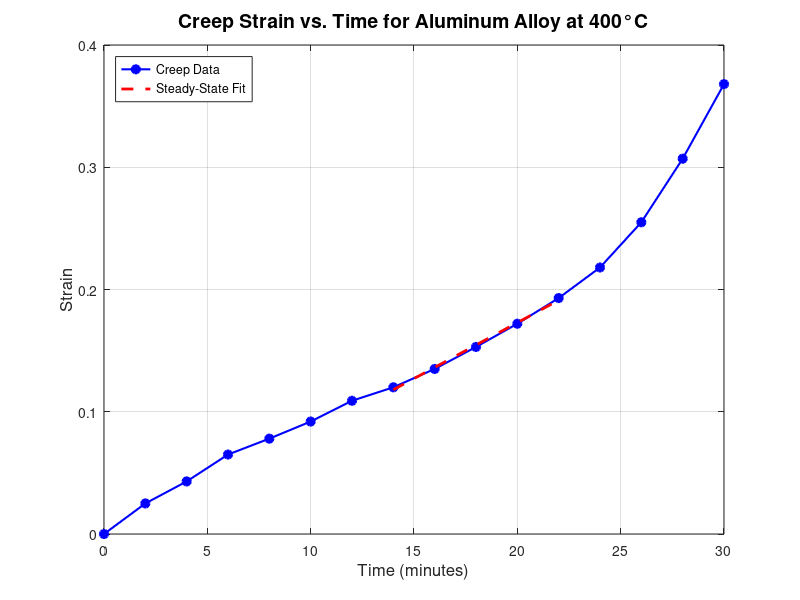
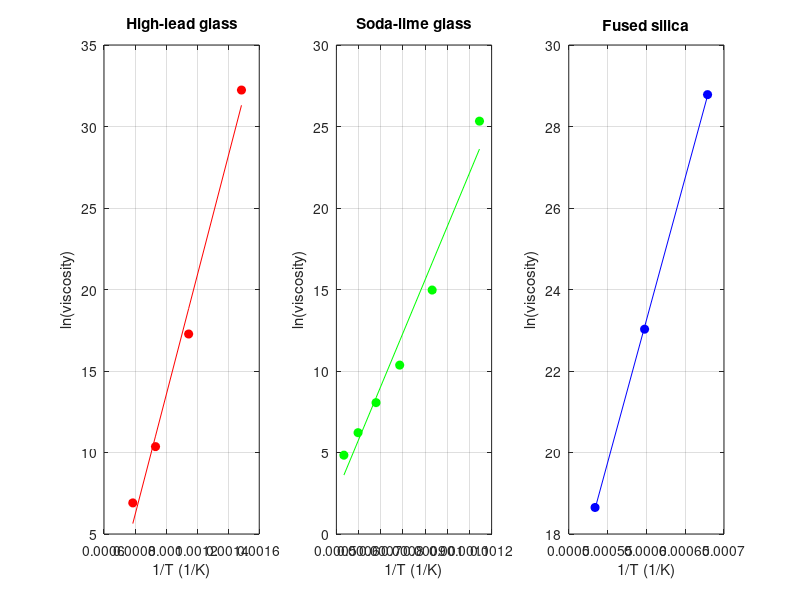

Write the MATLAB code that produced these figures, in order. (Note: this script raises an error after producing the figures.)
%Temporary Scripts
clc; clear all; close all;

%% Problem 3
% Given data
time = [0, 2, 4, 6, 8, 10, 12, 14, 16, 18, 20, 22, 24, 26, 28, 30]; % Time in minutes
strain = [0.000, 0.025, 0.043, 0.065, 0.078, 0.092, 0.109, 0.120, 0.135, 0.153, 0.172, 0.193, 0.218, 0.255, 0.307, 0.368]; % Strain

% Plot strain vs. time
figure;
plot(time, strain, 'bo-', 'LineWidth', 1.5, 'MarkerFaceColor', 'b');
xlabel('Time (minutes)', 'FontSize', 12);
ylabel('Strain', 'FontSize', 12);
title('Creep Strain vs. Time for Aluminum Alloy at 400°C', 'FontSize', 14);
grid on;

% Determine the steady-state creep rate (secondary region)
% Select points in the steady-state region (approximately linear portion)
steady_time = time(8:12); % Adjust indices if needed
steady_strain = strain(8:12);

% Linear regression
coeffs = polyfit(steady_time, steady_strain, 1);
steady_state_creep_rate = coeffs(1); % Slope of strain vs. time

% Display results
disp(['Steady-state creep rate: ', num2str(steady_state_creep_rate), ' per minute']);

% Add trendline to plot
hold on;
plot(steady_time, polyval(coeffs, steady_time), 'r--', 'LineWidth', 2);
legend('Creep Data', 'Steady-State Fit', 'Location', 'NorthWest');


%% Problem 5
% Given data
T_C = { [400, 600, 800, 1000], ...  % High-lead glass
        [600, 800, 1000, 1200, 1400, 1600], ... % Soda-lime glass
        [1200, 1400, 1600] }; % Fused silica

viscosity = { [1e14, 3.16227766e7, 3.16227766e4, 1000], ... % High-lead glass
              [1e11, 3.16227766e6, 3.16227766e4, 3162.27766, 501.1872336, 125.8925412], ... % Soda-lime glass
              [3.16228e12, 1e10, 1.258925412e8] }; % Fused silica
          
R = 8.314; % Gas constant in J/(mol*K)

figure;
colors = ['r', 'g', 'b'];
labels = {'High-lead glass', 'Soda-lime glass', 'Fused silica'};
Ea_values = zeros(1,3); % To store activation energies

for i = 1:3
    T_K = T_C{i} + 273.15; % Convert to Kelvin
    inv_T = 1 ./ T_K; % Compute 1/T
    ln_visc = log(viscosity{i}); % Natural log of viscosity
    
    % Perform linear regression
    coeffs = polyfit(inv_T, ln_visc, 1);
    slope = coeffs(1);
    
    % Compute activation energy Q
    Q = slope * R;
    Ea_values(i) = Q;
    
    % Plot results
    subplot(1,3,i);
    plot(inv_T, ln_visc, 'o', 'Color', colors(i), 'MarkerFaceColor', colors(i));
    hold on;
    plot(inv_T, polyval(coeffs, inv_T), 'Color', colors(i));
    xlabel('1/T (1/K)');
    ylabel('ln(viscosity)');
    title(labels{i});
    grid on;
end

disp('Activation energies (J/mol):');
disp(table(labels', Ea_values', 'VariableNames', {'Glass Type', 'Activation Energy (J/mol)'}));





















% 
% A = [1/2 1/2 -1/sqrt(2); -1/sqrt(2) 1/sqrt(2) 0; 1/2 1/2 1/sqrt(2)]
% 
% B = [1-sqrt(2) 1 0; 1 1+sqrt(2) 0; 0 0 -2]
% 
% C = [1/2 -1/sqrt(2) 1/2; 1/2 1/sqrt(2) 1/2; -1/sqrt(2) 0 1/sqrt(2)]
% 
% 
% F = tf([1], [1 10 24 0])
% % allmargin(tf)
% rlocus(F)
% 
% z=0.504;
% sgrid(z,0);
% 
% 
% % Data
% x_values = [45, 41, 37, 33, 29, 25, 21, 17, 13, 9];  % distance in cm
% y_values = [2500, 2270, 2030, 1800, 1590, 1380, 1110, 890, 730, 550];  % duration in microseconds
% 
% % Plot the data points
% figure;
% scatter(x_values, y_values, 'b', 'filled');
% hold on;
% 
% % Fit a line to the data
% p = polyfit(x_values, y_values, 1);
% y_fit = polyval(p, x_values);
% 
% % Plot the line of best fit
% plot(x_values, y_fit, 'r-', 'LineWidth', 1.5);
% 
% % Labels and title
% xlabel('Distance (cm)');
% ylabel('Duration (μs)');
% 
% grid on;
% 
% 
% 
% % Speed of sound calculation
% speed_of_sound_exp = 1 / p(1) * 10000;  % converting from cm/μs to m/s
% speed_of_sound_theoretical = 343;  % theoretical speed of sound in air at 20°C in m/s
% 
% % Comparison
% fprintf('Experimental Speed of Sound: %.2f m/s\n', speed_of_sound_exp);
% fprintf('Theoretical Speed of Sound: %.2f m/s\n', speed_of_sound_theoretical);
% fprintf('Difference: %.2f m/s\n', abs(speed_of_sound_exp - speed_of_sound_theoretical));
% 
% hold off;

% % Define symbolic variables
% syms P b L E w h real
% 
% % Moment of inertia
% I = (1/12) * w * h^3;
% 
% % Deflection formula
% Vmax = (P * b * (L^2 - b^2)^(3/2)) / (9 * sqrt(3) * E * I * L);
% 
% % Derivatives
% dVmax_dP = diff(Vmax, P);
% dVmax_db = diff(Vmax, b);
% dVmax_dL = diff(Vmax, L);
% dVmax_dE = diff(Vmax, E);
% dVmax_dw = diff(Vmax, w);
% dVmax_dh = diff(Vmax, h);
% 
% % Display the symbolic derivatives
% disp('dVmax/dP:');
% pretty(dVmax_dP)
% 
% disp('dVmax/db:');
% pretty(dVmax_db)
% 
% disp('dVmax/dL:');
% pretty(dVmax_dL)
% 
% disp('dVmax/dE:');
% pretty(dVmax_dE)
% 
% disp('dVmax/dw:');
% pretty(dVmax_dw)
% 
% disp('dVmax/dh:');
% pretty(dVmax_dh)
% 
% % Given values with uncertainties
% L_val = 1;         % m
% delta_L = 0.01;    % m
% w_val = 0.05;      % m (5 cm)
% delta_w = 0.002;   % m (0.2 cm)
% h_val = 0.03;      % m (3 cm)
% delta_h = 0.002;   % m (0.2 cm)
% E_val = 107e9;     % Pa (107 GPa)
% delta_E = 5e9;     % Pa (5 GPa)
% P_val = 6000;      % N (6 kN)
% delta_P = 2000;    % N (2 kN)
% b_val = 0.3;       % m
% delta_b = 0.1;     % m
% 
% % Recalculate I with nominal values
% I_val = (1/12) * w_val * h_val^3;
% 
% % Nominal value of maximum deflection Vmax
% Vmax_nominal = (P_val * b_val * (L_val^2 - b_val^2)^(3/2)) / (9 * sqrt(3) * E_val * I_val * L_val);
% 
% % Evaluate each derivative numerically
% dVmax_dP_num = double(subs(dVmax_dP, {P, b, L, E, w, h}, {P_val, b_val, L_val, E_val, w_val, h_val}));
% dVmax_db_num = double(subs(dVmax_db, {P, b, L, E, w, h}, {P_val, b_val, L_val, E_val, w_val, h_val}));
% dVmax_dL_num = double(subs(dVmax_dL, {P, b, L, E, w, h}, {P_val, b_val, L_val, E_val, w_val, h_val}));
% dVmax_dE_num = double(subs(dVmax_dE, {P, b, L, E, w, h}, {P_val, b_val, L_val, E_val, w_val, h_val}));
% dVmax_dw_num = double(subs(dVmax_dw, {P, b, L, E, w, h}, {P_val, b_val, L_val, E_val, w_val, h_val}));
% dVmax_dh_num = double(subs(dVmax_dh, {P, b, L, E, w, h}, {P_val, b_val, L_val, E_val, w_val, h_val}));
% 
% % Print numerical results
% fprintf('dVmax/dP = %.6e\n', dVmax_dP_num);
% fprintf('dVmax/db = %.6e\n', dVmax_db_num);
% fprintf('dVmax/dL = %.6e\n', dVmax_dL_num);
% fprintf('dVmax/dE = %.6e\n', dVmax_dE_num);
% fprintf('dVmax/dw = %.6e\n', dVmax_dw_num);
% fprintf('dVmax/dh = %.6e\n', dVmax_dh_num);
% 
% % Error propagation calculation
% delta_Vmax = sqrt((dVmax_dP_num * delta_P)^2 + ...
%                   (dVmax_db_num * delta_b)^2 + ...
%                   (dVmax_dL_num * delta_L)^2 + ...
%                   (dVmax_dE_num * delta_E)^2 + ...
%                   (dVmax_dw_num * delta_w)^2 + ...
%                   (dVmax_dh_num * delta_h)^2);
% 
% % Print final result
% fprintf('Nominal Maximum Deflection: %.6e m\n', Vmax_nominal);
% fprintf('Uncertainty in Maximum Deflection: %.6e m\n', delta_Vmax);
% 
% 
% 
% MATLAB Script to Symbolically and Numerically Solve for Maximum Concentration Time
% 
% % % Clear previous variables and close figures
% clear; clc; close all;
% 
% % Define symbolic variables for distance (x), time (t), and constants
% syms x t M D U L A
% 
% % Define the Gaussian concentration function C(x, t)
% C = (M / (A*sqrt(4 * pi * D * t))) * exp(-(x - U * t)^2 / (4 * D * t));
% 
% % Compute the derivative of C with respect to t
% dC_dt = diff(C, t);
% dC_dt2 = diff(diff(C, x), x).*D;
% % Display the derivative
% disp('Time derivative of concentration, dC/dt:');
% pretty(dC_dt);
% 
% % Solve dC/dt = 0 to find the time t that maximizes C at x = L
% t_max_sol = solve(subs(dC_dt, x, L) == 0, t);
% t_max_sol2 = solve(subs(dC_dt2, x, L) == 0, t);
% 
% % Display the symbolic solution for the maximum concentration time
% disp('Symbolic solution for the time at which concentration is maximized:');
% disp(t_max_sol);
% 
% % Substitute numerical values for the parameters
% M_val = 10;        % kg of contaminant
% D_val = 0.1;       % m^2/s, turbulent diffusivity
% U_val = 0.007;     % m/s, flow velocity
% L_val = -100;       % m, distance to hatchery
% A_val = 20;        %m^2, cross sectional area
% 
% % Substitute values into the symbolic solution and evaluate numerically
% t_max_num = double(subs(t_max_sol, [M, D, U, L, A], [M_val, D_val, U_val, L_val, A_val]));
% 
% % Display the numerical result for the time of maximum concentration
% disp('Numerical value for the time at which concentration is maximized (s):');
% disp(t_max_num(1));
% 
% % Compute the maximum concentration at the time t = t_max_num
% C_max_num = double(subs(C, {x, t, M, D, U, L, A}, {L_val, t_max_num(1), M_val, D_val, U_val, L_val, A_val}));
% 
% % Display the numerical result for the maximum concentration
% disp('Numerical value for the maximum concentration (kg/m^3):');
% disp(C_max_num);



% % Constants
% R = 8.314; % Universal gas constant in J/(K*mol)
% Ea_nom = 40000; % Nominal activation energy in J/mol
% Ea_unc = 10000; % Uncertainty in activation energy in J/mol
% T_nom = 289; % Nominal temperature in K
% T_unc = 5; % Uncertainty in temperature in K
% beta_nom = 0.8; % Nominal fudge factor
% beta_unc = 0.1; % Uncertainty in fudge factor
% k0_nom = 1.5e6; % Nominal attempt frequency in s^-1
% k0_unc = 0.5e6; % Uncertainty in attempt frequency in s^-1
% 
% % Calculate nominal k
% k_nom = k0_nom * exp(-(Ea_nom / (R * T_nom))^beta_nom);
% 
% % Partial derivatives for uncertainty propagation
% % Derivative with respect to Ea
% dEak = k0_nom * exp(-(Ea_nom / (R * T_nom))^beta_nom) * (-beta_nom * (Ea_nom / (R * T_nom))^(beta_nom - 1)) / (R * T_nom);
% % Derivative with respect to T
% dTk = k0_nom * exp(-(Ea_nom / (R * T_nom))^beta_nom) * (beta_nom * Ea_nom / (R * T_nom^2)) * (Ea_nom / (R * T_nom))^(beta_nom - 1);
% % Derivative with respect to beta
% dbetak = -k0_nom * exp(-(Ea_nom / (R * T_nom))^beta_nom) * log(Ea_nom / (R * T_nom)) * (Ea_nom / (R * T_nom))^beta_nom;
% % Derivative with respect to k0
% dk0k = exp(-(Ea_nom / (R * T_nom))^beta_nom);
% 
% % Calculate uncertainty in k
% delta_k = sqrt((dEak * Ea_unc)^2 + (dTk * T_unc)^2 + (dbetak * beta_unc)^2 + (dk0k * k0_unc)^2);
% 
% % Display results
% fprintf('Nominal value of k: %.3e s^-1\n', k_nom);
% fprintf('Uncertainty in k: ± %.3e s^-1\n', delta_k);

% % Parameters
% L = 5;                % Total rise height in mm
% rise_time = 0.02;     % Duration of rise phase in seconds
% dwell_time = 0.1;     % Duration of dwell phase in seconds
% fall_time = 0.02;     % Duration of fall phase in seconds
% total_time = rise_time + dwell_time + fall_time; % Total time for one cycle
% 
% % Constant angular velocity
% omega = 2 * pi / total_time; % Angular speed for one complete cycle in rad/s
% 
% % Define time intervals for each phase
% t_rise = linspace(0, rise_time, 100);                  % Time for rise phase
% t_dwell = linspace(rise_time, rise_time + dwell_time, 100); % Time for dwell phase
% t_fall = linspace(rise_time + dwell_time, total_time, 100); % Time for fall phase
% 
% % Calculate angular position (theta) for each phase
% theta_rise = omega * t_rise;                          % Angular position during rise
% theta_dwell = omega * t_dwell;                        % Angular position during dwell
% 
% % Set theta_fall equal to theta_rise to ensure symmetry
% theta_fall = theta_rise; 
% 
% % Calculate displacement, velocity, and acceleration for each phase
% % Using the provided cycloidal rise profile y = L[theta/beta - (1/(2*pi)) * sin(2*pi*theta/beta)]
% 
% beta = omega * rise_time; % Total angular displacement for the rise phase in radians
% 
% % Rise phase
% y_rise = L * (theta_rise / beta - (1 / (2 * pi)) * sin(2 * pi * theta_rise / beta));
% v_rise = L / beta * (1 - cos(2 * pi * theta_rise / beta)) * omega; % dy/dtheta * omega
% a_rise = L * (2 * pi / beta^2) * sin(2 * pi * theta_rise / beta) * omega^2; % d2y/dtheta2 * omega^2
% 
% % Dwell phase (constant displacement, zero velocity and acceleration)
% y_dwell = L * ones(size(t_dwell)); % Displacement remains constant during dwell
% v_dwell = zeros(size(t_dwell));    % Velocity is zero during dwell
% a_dwell = zeros(size(t_dwell));    % Acceleration is zero during dwell
% 
% % Fall phase (mirror the rise phase to return to zero displacement)
% y_fall = L * (1 - (theta_fall / beta - (1 / (2 * pi)) * sin(2 * pi * theta_fall / beta)));
% v_fall = -L / beta * (1 - cos(2 * pi * theta_fall / beta)) * omega; % Negative of rise velocity
% a_fall = -L * (2 * pi / beta^2) * sin(2 * pi * theta_fall / beta) * omega^2; % Negative of rise acceleration
% 
% % Concatenate results for full cycle
% time = [t_rise, t_dwell, t_fall];
% displacement = [y_rise, y_dwell, y_fall];
% velocity = [v_rise, v_dwell, v_fall];
% acceleration = [a_rise, a_dwell, a_fall];
% 
% % Plot the results
% figure;
% subplot(3,1,1);
% plot(time, displacement, 'b');
% title('Displacement Profile');
% ylabel('Displacement y (mm)');
% 
% subplot(3,1,2);
% plot(time, velocity, 'g');
% title('Velocity Profile');
% ylabel('Velocity v (mm/s)');
% 
% subplot(3,1,3);
% plot(time, acceleration, 'r');
% title('Acceleration Profile');
% ylabel('Acceleration a (mm/s^2)');
% xlabel('Time (s)');
